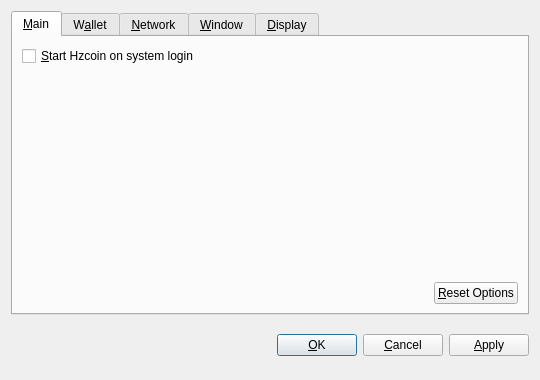
<?xml version="1.0" encoding="UTF-8"?>
<ui version="4.0">
 <class>OptionsDialog</class>
 <widget class="QDialog" name="OptionsDialog">
  <property name="geometry">
   <rect>
    <x>0</x>
    <y>0</y>
    <width>540</width>
    <height>380</height>
   </rect>
  </property>
  <property name="windowTitle">
   <string>Options</string>
  </property>
  <property name="modal">
   <bool>true</bool>
  </property>
  <layout class="QVBoxLayout" name="verticalLayout">
   <item>
    <widget class="QTabWidget" name="tabWidget">
     <property name="tabPosition">
      <enum>QTabWidget::North</enum>
     </property>
     <property name="currentIndex">
      <number>0</number>
     </property>
     <widget class="QWidget" name="tabMain">
      <attribute name="title">
       <string>&amp;Main</string>
      </attribute>
      <layout class="QVBoxLayout" name="verticalLayout_Main">
       <item>
        <widget class="QCheckBox" name="bitcoinAtStartup">
         <property name="toolTip">
          <string>Automatically start Hzcoin after logging in to the system.</string>
         </property>
         <property name="text">
          <string>&amp;Start Hzcoin on system login</string>
         </property>
        </widget>
       </item>
       <item>
        <spacer name="verticalSpacer_Main">
         <property name="orientation">
          <enum>Qt::Vertical</enum>
         </property>
         <property name="sizeHint" stdset="0">
          <size>
           <width>20</width>
           <height>40</height>
          </size>
         </property>
        </spacer>
       </item>
       <item>
        <layout class="QHBoxLayout" name="horizontalLayout_2_Main">
         <item>
          <spacer name="horizontalSpacer_2_Main">
           <property name="orientation">
            <enum>Qt::Horizontal</enum>
           </property>
           <property name="sizeHint" stdset="0">
            <size>
             <width>40</width>
             <height>20</height>
            </size>
           </property>
          </spacer>
         </item>
         <item>
          <widget class="QPushButton" name="resetButton">
           <property name="toolTip">
            <string>Reset all client options to default.</string>
           </property>
           <property name="text">
            <string>&amp;Reset Options</string>
           </property>
           <property name="autoDefault">
            <bool>false</bool>
           </property>
          </widget>
         </item>
        </layout>
       </item>
      </layout>
     </widget>
     <widget class="QWidget" name="tabWallet">
      <attribute name="title">
       <string>W&amp;allet</string>
      </attribute>
      <layout class="QVBoxLayout" name="verticalLayout_Network">
       <item>
        <widget class="QLabel" name="transactionFeeInfoLabel">
         <property name="text">
          <string>Optional transaction fee per kB that helps make sure your transactions are processed quickly. Most transactions are 1 kB.</string>
         </property>
         <property name="textFormat">
          <enum>Qt::PlainText</enum>
         </property>
         <property name="wordWrap">
          <bool>true</bool>
         </property>
        </widget>
       </item>
       <item>
        <layout class="QHBoxLayout" name="horizontalLayout_1_Main">
         <item>
          <widget class="QLabel" name="transactionFeeLabel">
           <property name="text">
            <string>Pay transaction &amp;fee</string>
           </property>
           <property name="textFormat">
            <enum>Qt::PlainText</enum>
           </property>
           <property name="buddy">
            <cstring>transactionFee</cstring>
           </property>
          </widget>
         </item>
         <item>
          <widget class="BitcoinAmountField" name="transactionFee"/>
         </item>
         <item>
          <spacer name="horizontalSpacer_1_Main">
           <property name="orientation">
            <enum>Qt::Horizontal</enum>
           </property>
           <property name="sizeHint" stdset="0">
            <size>
             <width>40</width>
             <height>20</height>
            </size>
           </property>
          </spacer>
         </item>
        </layout>
       </item>
       <item>
        <widget class="QLabel" name="label">
         <property name="text">
          <string>If you disable the spending of unconfirmed change, the change from a transaction cannot be used until that transaction has at least one confirmation. This also affects how your balance is computed.</string>
         </property>
         <property name="wordWrap">
          <bool>true</bool>
         </property>
        </widget>
       </item>
       <item>
        <widget class="QCheckBox" name="spendZeroConfChange">
         <property name="text">
          <string>Spend unconfirmed change  (experts only)</string>
         </property>
        </widget>
       </item>
       <item>
        <spacer name="verticalSpacer">
         <property name="orientation">
          <enum>Qt::Vertical</enum>
         </property>
         <property name="sizeHint" stdset="0">
          <size>
           <width>20</width>
           <height>40</height>
          </size>
         </property>
        </spacer>
       </item>
      </layout>
     </widget>
     <widget class="QWidget" name="tabNetwork">
      <attribute name="title">
       <string>&amp;Network</string>
      </attribute>
      <layout class="QVBoxLayout" name="verticalLayout_Network">
       <item>
        <widget class="QCheckBox" name="mapPortUpnp">
         <property name="toolTip">
          <string>Automatically open the Hzcoin client port on the router. This only works when your router supports UPnP and it is enabled.</string>
         </property>
         <property name="text">
          <string>Map port using &amp;UPnP</string>
         </property>
        </widget>
       </item>
       <item>
        <widget class="QCheckBox" name="connectSocks">
         <property name="toolTip">
          <string>Connect to the Hzcoin network through a SOCKS proxy (e.g. when connecting through Tor).</string>
         </property>
         <property name="text">
          <string>&amp;Connect through SOCKS proxy:</string>
         </property>
        </widget>
       </item>
       <item>
        <layout class="QHBoxLayout" name="horizontalLayout_Network">
         <item>
          <widget class="QLabel" name="proxyIpLabel">
           <property name="text">
            <string>Proxy &amp;IP:</string>
           </property>
           <property name="textFormat">
            <enum>Qt::PlainText</enum>
           </property>
           <property name="buddy">
            <cstring>proxyIp</cstring>
           </property>
          </widget>
         </item>
         <item>
          <widget class="QValidatedLineEdit" name="proxyIp">
           <property name="maximumSize">
            <size>
             <width>140</width>
             <height>16777215</height>
            </size>
           </property>
           <property name="toolTip">
            <string>IP address of the proxy (e.g. 127.0.0.1)</string>
           </property>
          </widget>
         </item>
         <item>
          <widget class="QLabel" name="proxyPortLabel">
           <property name="text">
            <string>&amp;Port:</string>
           </property>
           <property name="textFormat">
            <enum>Qt::PlainText</enum>
           </property>
           <property name="buddy">
            <cstring>proxyPort</cstring>
           </property>
          </widget>
         </item>
         <item>
          <widget class="QLineEdit" name="proxyPort">
           <property name="maximumSize">
            <size>
             <width>55</width>
             <height>16777215</height>
            </size>
           </property>
           <property name="toolTip">
            <string>Port of the proxy (e.g. 9050)</string>
           </property>
          </widget>
         </item>
         <item>
          <widget class="QLabel" name="socksVersionLabel">
           <property name="text">
            <string>SOCKS &amp;Version:</string>
           </property>
           <property name="textFormat">
            <enum>Qt::PlainText</enum>
           </property>
           <property name="buddy">
            <cstring>socksVersion</cstring>
           </property>
          </widget>
         </item>
         <item>
          <widget class="QValueComboBox" name="socksVersion">
           <property name="toolTip">
            <string>SOCKS version of the proxy (e.g. 5)</string>
           </property>
          </widget>
         </item>
         <item>
          <spacer name="horizontalSpacer_Network">
           <property name="orientation">
            <enum>Qt::Horizontal</enum>
           </property>
           <property name="sizeHint" stdset="0">
            <size>
             <width>40</width>
             <height>20</height>
            </size>
           </property>
          </spacer>
         </item>
        </layout>
       </item>
       <item>
        <spacer name="verticalSpacer_Network">
         <property name="orientation">
          <enum>Qt::Vertical</enum>
         </property>
         <property name="sizeHint" stdset="0">
          <size>
           <width>20</width>
           <height>40</height>
          </size>
         </property>
        </spacer>
       </item>
      </layout>
     </widget>
     <widget class="QWidget" name="tabWindow">
      <attribute name="title">
       <string>&amp;Window</string>
      </attribute>
      <layout class="QVBoxLayout" name="verticalLayout_Window">
       <item>
        <widget class="QCheckBox" name="minimizeToTray">
         <property name="toolTip">
          <string>Show only a tray icon after minimizing the window.</string>
         </property>
         <property name="text">
          <string>&amp;Minimize to the tray instead of the taskbar</string>
         </property>
        </widget>
       </item>
       <item>
        <widget class="QCheckBox" name="minimizeOnClose">
         <property name="toolTip">
          <string>Minimize instead of exit the application when the window is closed. When this option is enabled, the application will be closed only after selecting Quit in the menu.</string>
         </property>
         <property name="text">
          <string>M&amp;inimize on close</string>
         </property>
        </widget>
       </item>
       <item>
        <spacer name="verticalSpacer_Window">
         <property name="orientation">
          <enum>Qt::Vertical</enum>
         </property>
         <property name="sizeHint" stdset="0">
          <size>
           <width>20</width>
           <height>40</height>
          </size>
         </property>
        </spacer>
       </item>
      </layout>
     </widget>
     <widget class="QWidget" name="tabDisplay">
      <attribute name="title">
       <string>&amp;Display</string>
      </attribute>
      <layout class="QVBoxLayout" name="verticalLayout_Display">
       <item>
        <layout class="QHBoxLayout" name="horizontalLayout_1_Display">
         <item>
          <widget class="QLabel" name="langLabel">
           <property name="text">
            <string>User Interface &amp;language:</string>
           </property>
           <property name="textFormat">
            <enum>Qt::PlainText</enum>
           </property>
           <property name="buddy">
            <cstring>lang</cstring>
           </property>
          </widget>
         </item>
         <item>
          <widget class="QValueComboBox" name="lang">
           <property name="toolTip">
            <string>The user interface language can be set here. This setting will take effect after restarting Hzcoin.</string>
           </property>
          </widget>
         </item>
        </layout>
       </item>
       <item>
        <layout class="QHBoxLayout" name="horizontalLayout_2_Display">
         <item>
          <widget class="QLabel" name="unitLabel">
           <property name="text">
            <string>&amp;Unit to show amounts in:</string>
           </property>
           <property name="textFormat">
            <enum>Qt::PlainText</enum>
           </property>
           <property name="buddy">
            <cstring>unit</cstring>
           </property>
          </widget>
         </item>
         <item>
          <widget class="QValueComboBox" name="unit">
           <property name="toolTip">
            <string>Choose the default subdivision unit to show in the interface and when sending coins.</string>
           </property>
          </widget>
         </item>
        </layout>
       </item>
       <item>
        <widget class="QCheckBox" name="displayAddresses">
         <property name="toolTip">
          <string>Whether to show Hzcoin addresses in the transaction list or not.</string>
         </property>
         <property name="text">
          <string>&amp;Display addresses in transaction list</string>
         </property>
        </widget>
       </item>
       <item>
        <widget class="QCheckBox" name="coinControlFeatures">
         <property name="toolTip">
          <string>Whether to show coin control features or not.</string>
         </property>
         <property name="text">
          <string>Display coin &amp;control features (experts only!)</string>
         </property>
        </widget>
       </item>
       <item>
        <spacer name="verticalSpacer_Display">
         <property name="orientation">
          <enum>Qt::Vertical</enum>
         </property>
         <property name="sizeHint" stdset="0">
          <size>
           <width>20</width>
           <height>40</height>
          </size>
         </property>
        </spacer>
       </item>
      </layout>
     </widget>
    </widget>
   </item>
   <item>
    <layout class="QHBoxLayout" name="horizontalLayout_Buttons">
     <item>
      <spacer name="horizontalSpacer_1">
       <property name="orientation">
        <enum>Qt::Horizontal</enum>
       </property>
       <property name="sizeHint" stdset="0">
        <size>
         <width>40</width>
         <height>48</height>
        </size>
       </property>
      </spacer>
     </item>
     <item>
      <widget class="QLabel" name="statusLabel">
       <property name="font">
        <font>
         <weight>75</weight>
         <bold>true</bold>
        </font>
       </property>
       <property name="text">
        <string/>
       </property>
       <property name="textFormat">
        <enum>Qt::PlainText</enum>
       </property>
       <property name="wordWrap">
        <bool>true</bool>
       </property>
      </widget>
     </item>
     <item>
      <spacer name="horizontalSpacer_2">
       <property name="orientation">
        <enum>Qt::Horizontal</enum>
       </property>
       <property name="sizeHint" stdset="0">
        <size>
         <width>40</width>
         <height>48</height>
        </size>
       </property>
      </spacer>
     </item>
     <item>
      <widget class="QPushButton" name="okButton">
       <property name="text">
        <string>&amp;OK</string>
       </property>
      </widget>
     </item>
     <item>
      <widget class="QPushButton" name="cancelButton">
       <property name="text">
        <string>&amp;Cancel</string>
       </property>
       <property name="autoDefault">
        <bool>false</bool>
       </property>
      </widget>
     </item>
     <item>
      <widget class="QPushButton" name="applyButton">
       <property name="text">
        <string>&amp;Apply</string>
       </property>
       <property name="autoDefault">
        <bool>false</bool>
       </property>
      </widget>
     </item>
    </layout>
   </item>
  </layout>
 </widget>
 <customwidgets>
  <customwidget>
   <class>BitcoinAmountField</class>
   <extends>QSpinBox</extends>
   <header>bitcoinamountfield.h</header>
  </customwidget>
  <customwidget>
   <class>QValueComboBox</class>
   <extends>QComboBox</extends>
   <header>qvaluecombobox.h</header>
  </customwidget>
  <customwidget>
   <class>QValidatedLineEdit</class>
   <extends>QLineEdit</extends>
   <header>qvalidatedlineedit.h</header>
  </customwidget>
 </customwidgets>
 <resources/>
 <connections/>
</ui>
